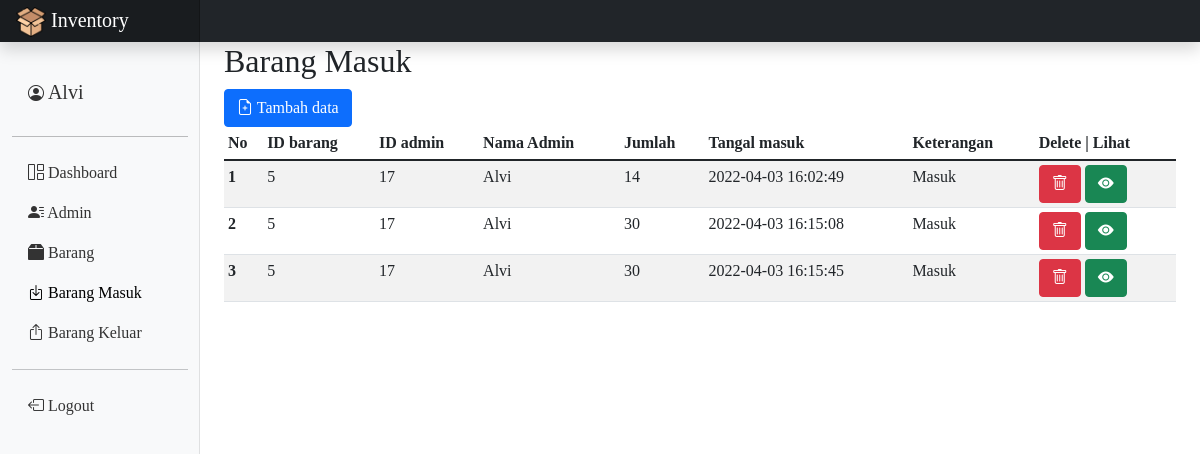
Page /inventory/barang_masuk/index.php (signed in) on the committed database.
### tables this page shows
CREATE TABLE `barang_masuk` (
  `id_masuk` int(30) NOT NULL,
  `id_barang` int(30) NOT NULL,
  `id_admin` int(30) NOT NULL,
  `nama_admin` varchar(50) NOT NULL,
  `jumlah` int(255) NOT NULL,
  `tanggal_masuk` datetime NOT NULL,
  `keterangan` enum('Masuk') NOT NULL
);

### inventory/barang_masuk/session.php (called while the page is built, shortened)
<?php
require "../koneksi.php";
$username = $_SESSION['username'];
$querySession = mysqli_query($koneksi, "SELECT * FROM admin where username='$username'");
$rowSession = mysqli_fetch_array($querySession);
?>

### inventory/barang_masuk/index.php (the view, shortened to what this page needs)
<?php include "sidebar.php" ?>
<h2>Barang Masuk</h2>
<a href="create.php" type="button" class="btn btn-primary"><i class="bi bi-file-earmark-plus"></i> Tambah data</a>
    <div class="table-responsive">
      <table class="table table-striped table-sm">
      <thead>
        <tr>
          <th scope="col">No</th>
          <th scope="col">ID barang</th>
          <th scope="col">ID admin</th>
          <th scope="col">Nama Admin</th>
          <th scope="col">Jumlah</th>
          <th scope="col">Tangal masuk</th>
          <th scope="col">Keterangan</th>
          <th scope="col" class="center">Delete | Lihat</th>
        </tr>
      </thead>
      <tbody>
          <?php
          $query=mysqli_query ($koneksi,"SELECT * FROM barang_masuk order by id_masuk");
          $no=1;
          while($r= mysqli_fetch_array($query)){
            echo"<tr>
            <th scope='row'>$no</th>
            <td>$r[id_barang]</td>
            <td>$r[id_admin]</td>
            <td>$r[nama_admin]</td>
            <td>$r[jumlah]</td>
            <td>$r[tanggal_masuk]</td>
            <td>$r[keterangan]</td>
            <td>
            <a href='delete.php?id_masuk=$r[id_masuk]' button type='button' class='btn btn-danger' onclick='return confirm('Are You Sure?')'><i class='bi bi-trash'></i></a>
            <a href='lihat.php?id_masuk=$r[id_masuk]'button type='button' class='btn btn-success'><i class='bi bi-eye-fill'></i></a>
            </td>
          </tr>";
          $no++;
          }
        ?>
      </tbody>
    </table>
    </div>
    </main>
  </div>
</div>
  </body>
</html>

### inventory/barang_masuk/sidebar.php (shortened to what this page needs)
<?php
include "../koneksi.php";
require "session.php";
?>
<!doctype html>
<html lang="en">
  <head>
    <link rel="stylesheet" href="../css/styles/style.css">
    <link href="https://cdn.jsdelivr.net/npm/bootstrap@5.1.3/dist/css/bootstrap.min.css" rel="stylesheet">
    <link rel="stylesheet" href="https://cdn.jsdelivr.net/npm/bootstrap-icons@1.8.1/font/bootstrap-icons.css">
  </head>
  <body>
  <header class="navbar navbar-dark sticky-top bg-dark flex-md-nowrap p-0 shadow">
    <a class="navbar-brand col-md-3 col-lg-2 me-0 px-3" href="#"><img src="../css/img/logo.png" style="height: 30px; width: 30px;"> Inventory</a>
  </header>
  <div class="container-fluid">
    <div class="row">
      <nav id="sidebarMenu" class="col-md-3 col-lg-2 d-md-block bg-light sidebar collapse">
      <div class="position-sticky pt-3">
          <ul class="nav flex-column mt-2">
          <li class="nav-item">
          <a class="nav-link" href="../admin/profile.php" >
                <h5><i class="bi bi-person-circle"></i> <?php echo $rowSession['nama_admin'] ?></h5>
              </a>
            </li>
          </ul>
          <hr style="color: black;">
          <ul class="nav flex-column">
            <li class="nav-item">
              <a class="nav-link" aria-current="page" href="../home.php">
                <i class="bi bi-grid-1x2"></i> Dashboard
              </a>
            </li>
            <li class="nav-item">
              <a class="nav-link" href="../admin/index.php">
                <i class="bi bi-person-lines-fill"></i> Admin
              </a>
            </li>
            <li class="nav-item">
              <a class="nav-link" href="../barang/index.php">
              <i class="bi bi-box2-fill"></i> Barang
              </a>
            </li>
            <li class="nav-item">
              <a class="nav-link active" href="index.php">
              <i class="bi bi-box-arrow-in-down"></i> Barang Masuk
              </a>
            </li>
            <li class="nav-item">
              <a class="nav-link" href="../barang_keluar/index.php">
              <i class="bi bi-box-arrow-up"></i> Barang Keluar
              </a>
            </li>
            <hr>
            <li class="nav-item">
              <a class="nav-link" href="../logout.php">
              <i class="bi bi-box-arrow-left"></i> Logout
              </a>
            </li>
          </ul>
        </div>
      </nav>
      <main class="col-md-9 ms-sm-auto col-lg-10 px-md-4">

### inventory/css/styles/style.css (style rules this page uses)
* { font-family: Garamound; font-size: medium; }
body { font-size: 0.875rem; }
.sidebar { position: fixed; top: 0; bottom: 0; left: 0; z-index: 100; padding: 48px 0 0; box-shadow: inset -1px 0 0 rgba(0, 0, 0, 0.1); }
.nav-item a { position: relative; font-weight: 500; color: #333; }
.nav-item a:after { content: ""; position: absolute; bottom: 0; left: 0; width: 0%; border-bottom: 1px solid black; transition: 0.4s; }
.sidebar .nav-link.active { color: black; }
.navbar-brand { padding-top: 0.75rem; padding-bottom: 0.75rem; font-size: 1rem; background-color: rgba(0, 0, 0, 0.25); box-shadow: inset -1px 0 0 rgba(0, 0, 0, 0.25); }

### rows in the picture
barang_masuk: id_barang "5", id_admin "17", nama_admin "Alvi", jumlah "14", tanggal_masuk "2022-04-03 16:02:49", keterangan "Masuk"
barang_masuk: id_barang "5", id_admin "17", nama_admin "Alvi", jumlah "30", tanggal_masuk "2022-04-03 16:15:08", keterangan "Masuk"
barang_masuk: id_barang "5", id_admin "17", nama_admin "Alvi", jumlah "30", tanggal_masuk "2022-04-03 16:15:45", keterangan "Masuk"

### other values in the picture
$rowSession['nama_admin'] "Alvi"
